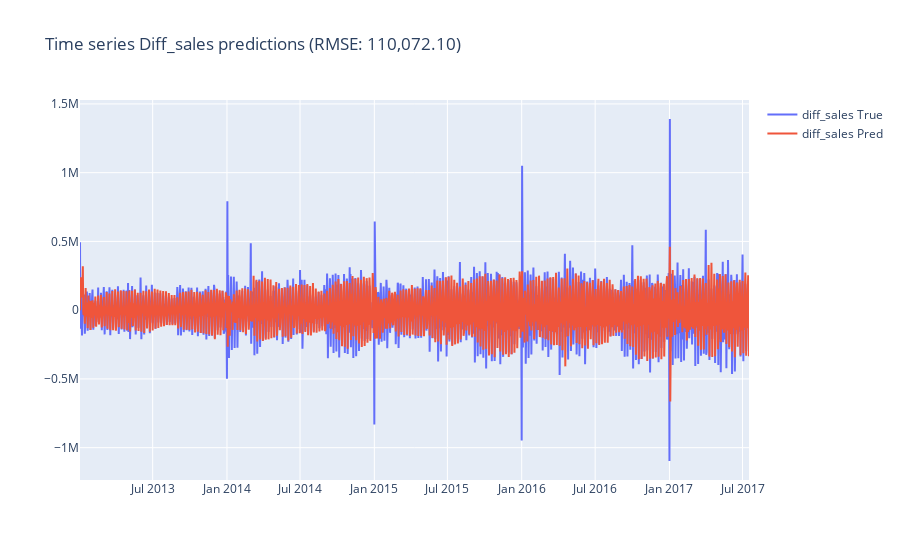
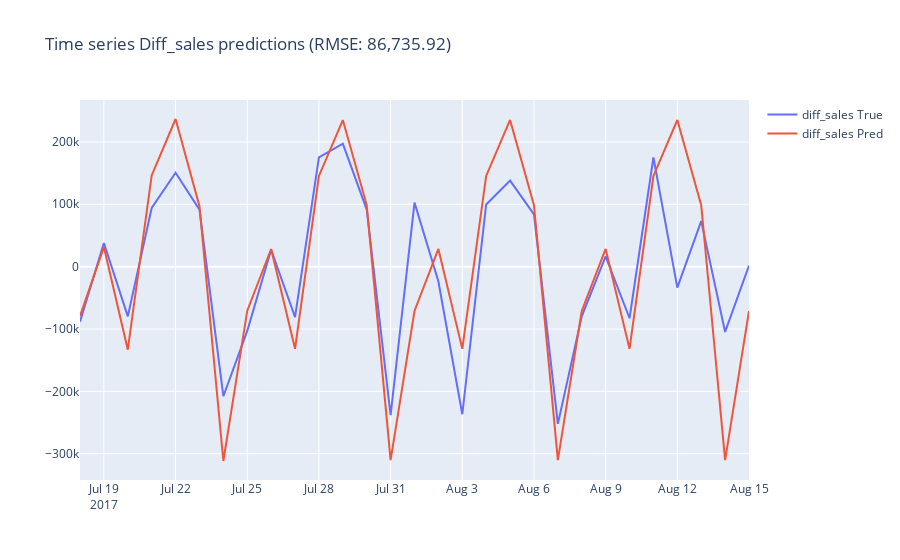

Here is the notebook cell these charts were saved with, in order:
### Markdown cell above
### Seasonal ARIMA

### Code cell
valid_result = arima_trial(X_train, X_valid, pdq_order=(1, 1, 1), seasonal_order=(1, 1, 1, 7), plots=True, date_series=train_daily_sales['date'], show_summary=True)
